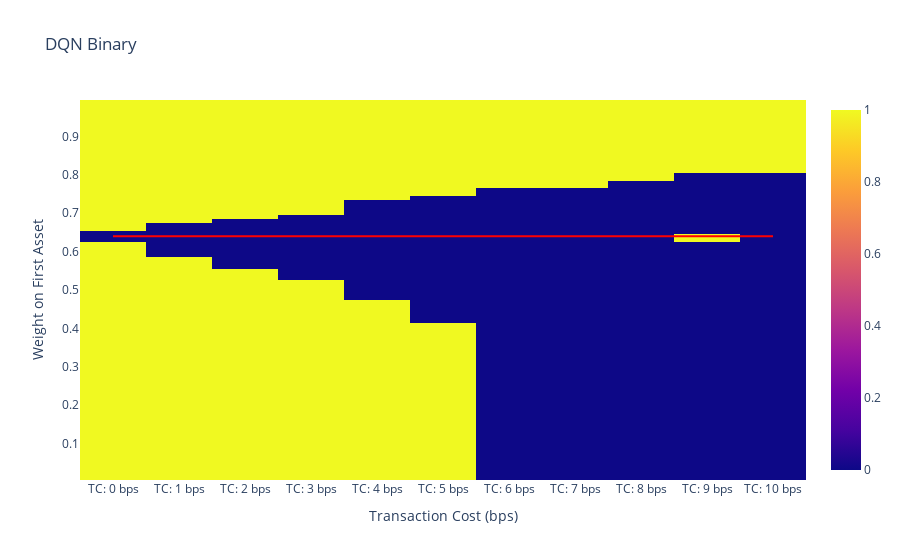
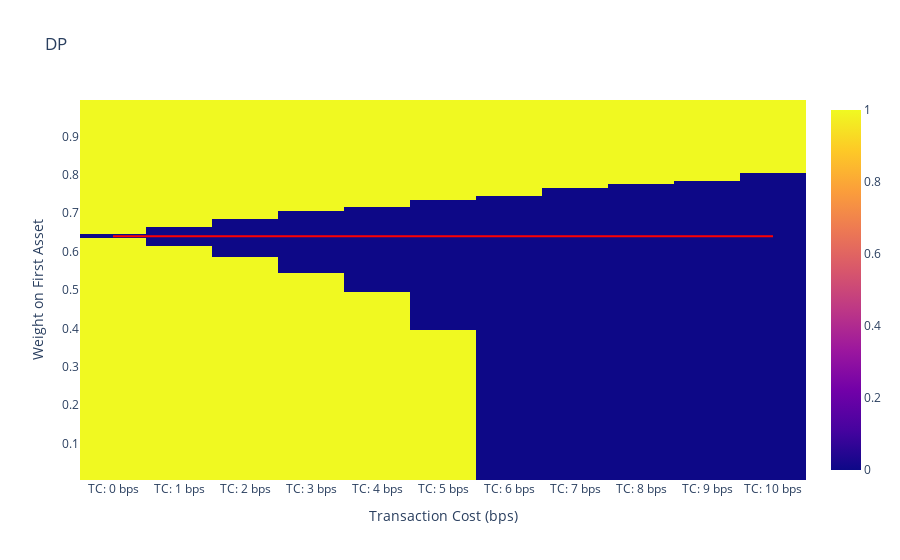

Notebook cell for these charts, in order:
### Code cell
# Assuming `dqn_bool_action_df` and `bool_action_bm_df` are your DataFrames
dqn_df = dqn_action_df.copy()
bm_df = action_df.copy()

# Create a heatmap trace for DQN Binary
trace_dqn = go.Heatmap(z=dqn_df, x=dqn_df.columns, y=dqn_df.index, name="DQN Binary")

# Create a heatmap trace for DP Bellman
trace_dp = go.Heatmap(z=bm_df, x=bm_df.columns, y=bm_df.index, name="DP Bellman")

# Create the layout with 'overlay' parameter set to "overlay"
layout_dqn = go.Layout(
    title="DQN Binary",
    xaxis=dict(title="Transaction Cost (bps)",
               showgrid=True),
    yaxis=dict(title="Weight on First Asset",
               showgrid=True))

layout_dp = go.Layout(
    title="DP",
    xaxis=dict(title="Transaction Cost (bps)",
               showgrid=True),
    yaxis=dict(title="Weight on First Asset",
               showgrid=True))

# Add horizontal line at y=0.50
layout_dqn.shapes = [
    dict(
        type="line",
        x0=dqn_df.columns[0],  # Adjust x0 to the starting point of your data
        x1=dqn_df.columns[-1],  # Adjust x1 to the ending point of your data
        y0=optimal_weight[0],
        y1=optimal_weight[0],
        line=dict(color="red", width=2),  # You can customize the color and width of the line
    )
]

layout_dp.shapes = [
    dict(
        type="line",
        x0=bm_df.columns[0],  # Adjust x0 to the starting point of your data
        x1=bm_df.columns[-1],  # Adjust x1 to the ending point of your data
        y0=optimal_weight[0],
        y1=optimal_weight[0],
        line=dict(color="red", width=2),  # You can customize the color and width of the line
    )
]

# Create the figures
fig_dqn = go.Figure(data=[trace_dqn], layout=layout_dqn)
fig_dp = go.Figure(data=[trace_dp], layout=layout_dp)

fig_dqn.show()
fig_dp.show()

### Figure 1 — Plotly figure (JSON) as saved in the notebook; plotly's stock layout.template omitted (floating-point values rounded to 4 significant figures; data arrays with more than 128 entries replaced by an {"elided": "..."} marker saying what was removed)
{"data": [{"name": "DQN Binary", "type": "heatmap", "x": ["TC: 0 bps", "TC: 1 bps", "TC: 2 bps", "TC: 3 bps", "TC: 4 bps", "TC: 5 bps", "TC: 6 bps", "TC: 7 bps", "TC: 8 bps", "TC: 9 bps", "TC: 10 bps"], "y": [0.01, 0.02, 0.03, 0.04, 0.05, 0.06, 0.07, 0.08, 0.09, 0.1, 0.11, 0.12, 0.13, 0.14, 0.15, 0.16, 0.17, 0.18, 0.19, 0.2, 0.21, 0.22, 0.23, 0.24, 0.25, 0.26, 0.27, 0.28, 0.29, 0.3, 0.31, 0.32, 0.33, 0.34, 0.35, 0.36, 0.37, 0.38, 0.39, 0.4, 0.41, 0.42, 0.43, 0.44, 0.45, 0.46, 0.47, 0.48, 0.49, 0.5, 0.51, 0.52, 0.53, 0.54, 0.55, 0.56, 0.57, 0.58, 0.59, 0.6, 0.61, 0.62, 0.63, 0.64, 0.65, 0.66, 0.67, 0.68, 0.69, 0.7, 0.71, 0.72, 0.73, 0.74, 0.75, 0.76, 0.77, 0.78, 0.79, 0.8, 0.81, 0.82, 0.83, 0.84, 0.85, 0.86, 0.87, 0.88, 0.89, 0.9, 0.91, 0.92, 0.93, 0.94, 0.95, 0.96, 0.97, 0.98, 0.99], "z": {"elided": "99x11 int values"}}], "layout": {"shapes": [{"line": {"color": "red", "width": 2}, "type": "line", "x0": "TC: 0 bps", "x1": "TC: 10 bps", "y0": 0.64, "y1": 0.64}], "title": {"text": "DQN Binary"}, "xaxis": {"showgrid": true, "title": {"text": "Transaction Cost (bps)"}}, "yaxis": {"showgrid": true, "title": {"text": "Weight on First Asset"}}}}

### Figure 2 — Plotly figure (JSON) as saved in the notebook; plotly's stock layout.template omitted (floating-point values rounded to 4 significant figures; data arrays with more than 128 entries replaced by an {"elided": "..."} marker saying what was removed)
{"data": [{"name": "DP Bellman", "type": "heatmap", "x": ["TC: 0 bps", "TC: 1 bps", "TC: 2 bps", "TC: 3 bps", "TC: 4 bps", "TC: 5 bps", "TC: 6 bps", "TC: 7 bps", "TC: 8 bps", "TC: 9 bps", "TC: 10 bps"], "y": [0.01, 0.02, 0.03, 0.04, 0.05, 0.06, 0.07, 0.08, 0.09, 0.1, 0.11, 0.12, 0.13, 0.14, 0.15, 0.16, 0.17, 0.18, 0.19, 0.2, 0.21, 0.22, 0.23, 0.24, 0.25, 0.26, 0.27, 0.28, 0.29, 0.3, 0.31, 0.32, 0.33, 0.34, 0.35, 0.36, 0.37, 0.38, 0.39, 0.4, 0.41, 0.42, 0.43, 0.44, 0.45, 0.46, 0.47, 0.48, 0.49, 0.5, 0.51, 0.52, 0.53, 0.54, 0.55, 0.56, 0.57, 0.58, 0.59, 0.6, 0.61, 0.62, 0.63, 0.64, 0.65, 0.66, 0.67, 0.68, 0.69, 0.7, 0.71, 0.72, 0.73, 0.74, 0.75, 0.76, 0.77, 0.78, 0.79, 0.8, 0.81, 0.82, 0.83, 0.84, 0.85, 0.86, 0.87, 0.88, 0.89, 0.9, 0.91, 0.92, 0.93, 0.94, 0.95, 0.96, 0.97, 0.98, 0.99], "z": {"elided": "99x11 int values"}}], "layout": {"shapes": [{"line": {"color": "red", "width": 2}, "type": "line", "x0": "TC: 0 bps", "x1": "TC: 10 bps", "y0": 0.64, "y1": 0.64}], "title": {"text": "DP"}, "xaxis": {"showgrid": true, "title": {"text": "Transaction Cost (bps)"}}, "yaxis": {"showgrid": true, "title": {"text": "Weight on First Asset"}}}}
